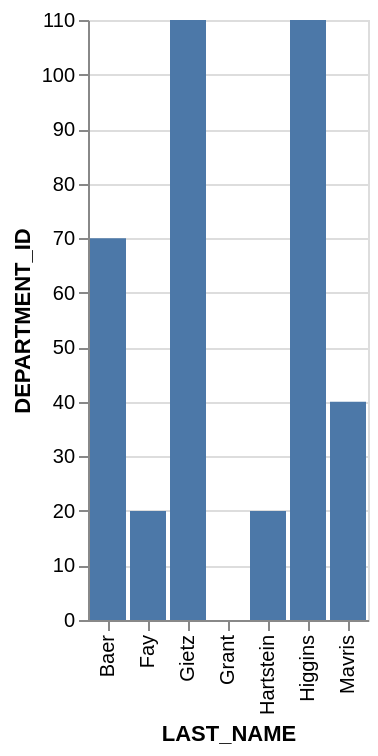

Express this chart as Vega-Lite.
### Vega-Lite specification from a JSON file in a GitHub repository (floating-point values rounded to 4 significant figures)
{"data": {"values": [{"x_data": "Baer", "y_data": 70}, {"x_data": "Fay", "y_data": 20}, {"x_data": "Gietz", "y_data": 110}, {"x_data": "Grant", "y_data": 0}, {"x_data": "Hartstein", "y_data": 20}, {"x_data": "Higgins", "y_data": 110}, {"x_data": "Mavris", "y_data": 40}]}, "mark": "bar", "encoding": {"x": {"field": "x_data", "type": "nominal", "title": "LAST_NAME", "sort": "ascending"}, "y": {"field": "y_data", "type": "quantitative", "title": "DEPARTMENT_ID"}}}
